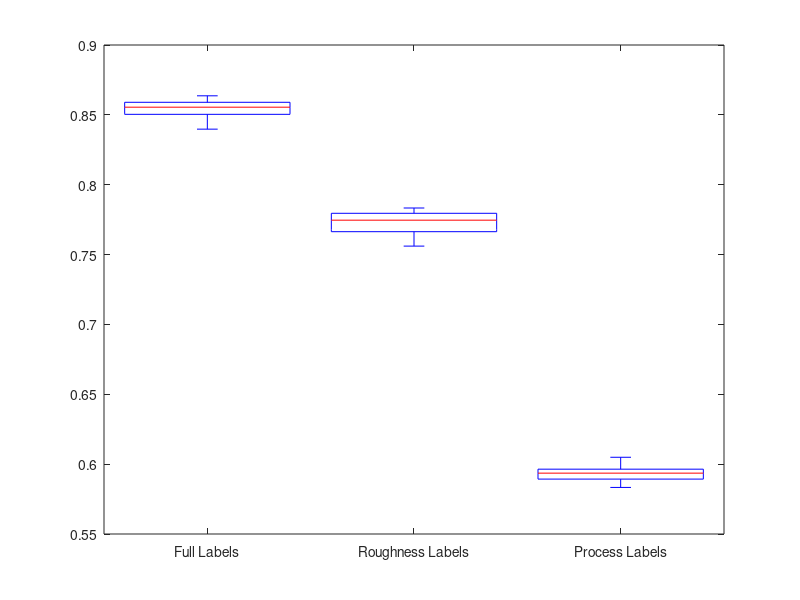
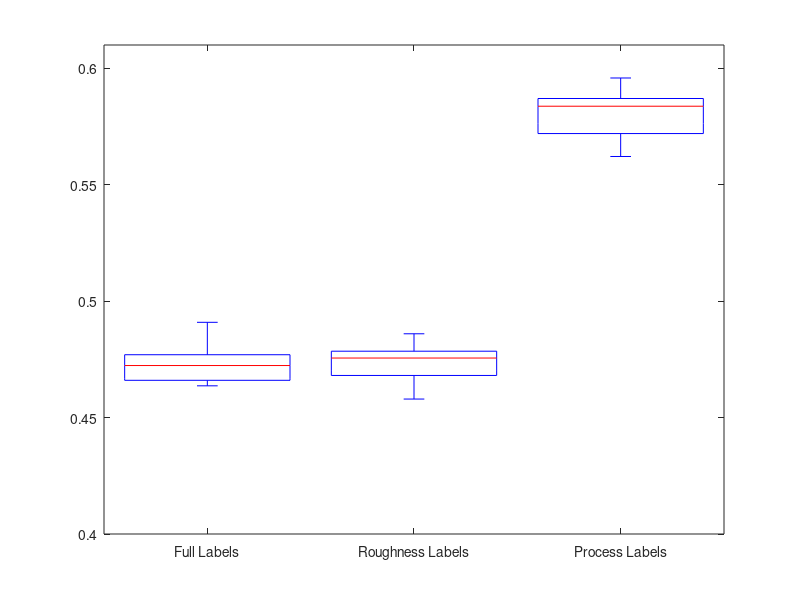

Source code (MATLAB) for these figures, in order:
%% 64p Dataset
acc_full = [0.8477272727272728; 0.8397727272727272; 0.8571969696969697;
    0.8537878787878788; 0.8526515151515152; 0.8590909090909091;
    0.8617424242424242; 0.8636363636363636; 0.8587121212121213;
	0.8496212121212121];

acc_roughness = [0.7659090909090909; 0.775; 0.7643939393939394;
    0.7833333333333333; 0.7795454545454545; 0.7678030303030303; 
    0.7560606060606061; 0.7795454545454545; 0.7803030303030303;
	0.7742424242424243];

acc_process =  [0.6045454545454545; 0.5852272727272727; 0.5833333333333334; 
    0.5969696969696969; 0.593560606060606; 0.5924242424242424; 
    0.6049242424242425; 0.593560606060606; 0.5946969696969697; 
    0.5882575757575758];

acc_ab = 0.4841666666666667;
acc_ba = 0.5761363636363637;

figure('name','Nearest Centroid : 64 by 80 dataset','NumberTitle','off')
acc_64p = [acc_full acc_roughness acc_process];
boxplot(acc_64p, 'Labels',... 
    {'Full Labels','Roughness Labels','Process Labels'})

%% centred_patch_64p Dataset (not normalized)

acc_full = [0.4647727272727273; 0.4674242424242424; 0.465530303030303;
    0.4727272727272727; 0.4784090909090909; 0.4727272727272727;
    0.4909090909090909; 0.471969696969697; 0.4799242424242424;
    0.4636363636363636];

acc_roughness = [0.4621212121212121; 0.4678030303030303; 0.48598484848484846;
    0.4765151515151515; 0.47613636363636364; 0.45795454545454545;
    0.46893939393939393; 0.475; 0.4791666666666667; 0.4810606060606061];

acc_process = [0.5871212121212122; 0.5821969696969697; 0.5958333333333333;
    0.571590909090909; 0.5867424242424243; 0.5852272727272727;
    0.5621212121212121; 0.5731060606060606; 0.5670454545454545;
    0.5958333333333333];

acc_ab = 38606060606060605;
acc_ba = 0.2475;

figure('name','Nearest Centroid : 64 by 64 patches dataset','NumberTitle','off')
acc_64p = [acc_full acc_roughness acc_process];
boxplot(acc_64p, 'Labels',... 
    {'Full Labels','Roughness Labels','Process Labels'})
ylim([0.40 0.61])